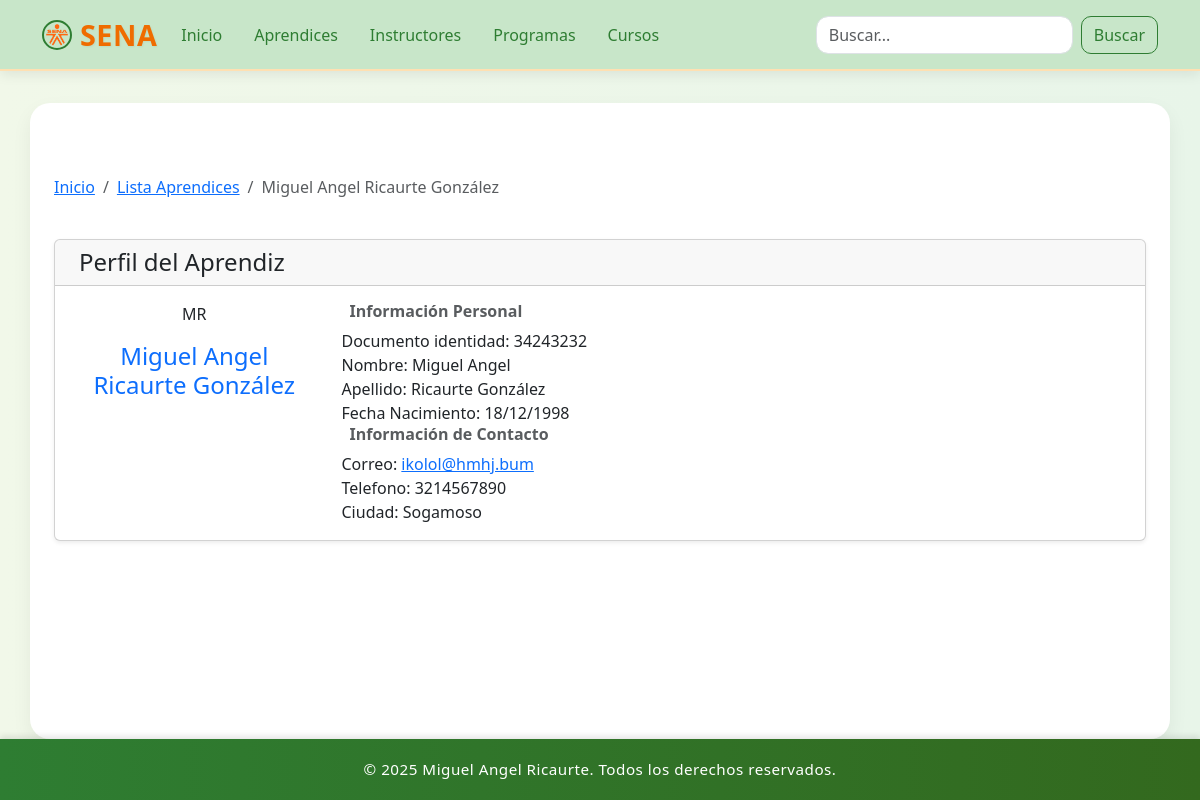
The page /aprendices/aprendiz/3/ on the database its author committed.
### aprendices/models.py (models this page shows, shortened)
class Aprendiz(models.Model):
    documento_identidad = models.CharField(max_length=20, unique=True)
    nombre = models.CharField(max_length=100)
    apellido = models.CharField(max_length=100)
    telefono = models.CharField(max_length=10, null=True)
    correo = models.EmailField(null=True)
    fecha_nacimiento = models.DateField()
    ciudad = models.CharField(max_length=100, null=True)
    class Meta:
        verbose_name = "Aprendiz"
        verbose_name_plural = "Aprendices"
        ordering = ['apellido', 'nombre']
    def nombre_completo(self):
        return f"{self.nombre} {self.apellido}"

### aprendices/views.py (the view)
# urls.py: path('aprendices/aprendiz/<int:aprendiz_id>/', views.detalle_aprendiz, name='detalle_aprendiz'),
def detalle_aprendiz(request, aprendiz_id):
    aprendiz = get_object_or_404(Aprendiz, id=aprendiz_id)
    template = loader.get_template('detalle_aprendiz.html')
    context = {
        'aprendiz': aprendiz,
    }
    return HttpResponse(template.render(context, request))

### aprendices/Templates/detalle_aprendiz.html (shortened to what this page needs)
{% extends 'base.html' %}
{% block content %}
<div class="container-fluid py-4">
    <div class="row mb-4">
        <div class="col-12">
            <nav aria-label="breadcrumb">
                <ol class="breadcrumb">
                    <li class="breadcrumb-item"><a href="/" class="back-link">Inicio</a></li>
                    <li class="breadcrumb-item"><a href="{% url 'aprendices:lista_aprendices' %}" class="back-link">Lista Aprendices</a>
                    </li>
                    <li class="breadcrumb-item active" aria-current="page">{{ aprendiz.nombre_completo }}</li>
                </ol>
            </nav>
        </div>
    </div>
    <div class="row mb-4">
        <div class="col-12">
            <div class="card shadow-sm">
                <div class="card-header d-flex align-items-center">
                    <h4 class="mb-0">Perfil del Aprendiz</h4>
                </div>
                <div class="card-body">
                    <div class="row">
                        <div class="col-md-3 text-center">
                            <div class="instructor-avatar mb-3">
                                {{ aprendiz.nombre.0 }}{{ aprendiz.apellido.0 }}
                            </div>
                            <h4 class="text-primary">{{ aprendiz.nombre_completo }}</h4>
                        </div>
                        <div class="col-md-9">
                            <div class="row">
                                <div class="col-lg-6">
                                    <div class="info-item">
                                        <h6 class="text-muted mb-2">
                                            <strong>Información Personal</strong>
                                        </h6>
                                        <p class="mb-0">Documento identidad: {{ aprendiz.documento_identidad }}</p>
                                        <p class="mb-0">Nombre: {{ aprendiz.nombre }}</p>
                                        <p class="mb-0">Apellido: {{ aprendiz.apellido }}</p>
                                        <p class="mb-0">Fecha Nacimiento: {{ aprendiz.fecha_nacimiento|date:"d/m/Y" }}</p>
                                    </div>
                                </div>
                            </div>
                            <div class="row">
                                <div class="col-lg-6">
                                    <div class="info-item">
                                        <h6 class="text-muted mb-2">
                                            <strong>Información de Contacto</strong>
                                        </h6>
                                        <p class="mb-0">Correo: <a href="mailto:{{ aprendiz.correo }}">{{ aprendiz.correo }}</a></p>
                                        <p class="mb-0">Telefono: {{ aprendiz.telefono }}</p>
                                        <p class="mb-0">Ciudad: {{ aprendiz.ciudad }}</p>
                                    </div>
                                </div>
                            </div>
                        </div>
                    </div>
                </div>
            </div>
        </div>
    </div>
{% endblock %}

### aprendices/Templates/base.html (style rules this page uses)
:root { --verde-pastel: #c8e6c9; --verde-oscuro: #2e7d32; --naranja-pastel: #ffe0b2; --naranja-oscuro: #ef6c00; --gris-suave: #eceff1; --gris-oscuro: #455a64; --blanco: #ffffff; }
body { background: linear-gradient(to right, #f1f8e9, #e8f5e9); color: var(--gris-oscuro); font-family: "Segoe UI", Tahoma, Geneva, Verdana, sans-serif; min-height: 100vh; display: flex; flex-direction: column; }

### rows shown on the page
Aprendiz: nombre_completo "Miguel Angel Ricaurte González", nombre.0 "M", apellido.0 "R", documento_identidad "34243232", nombre "Miguel Angel", apellido "Ricaurte González", fecha_nacimiento "18/12/1998", correo "ikolol@hmhj.bum", telefono "3214567890", ciudad "Sogamoso"
